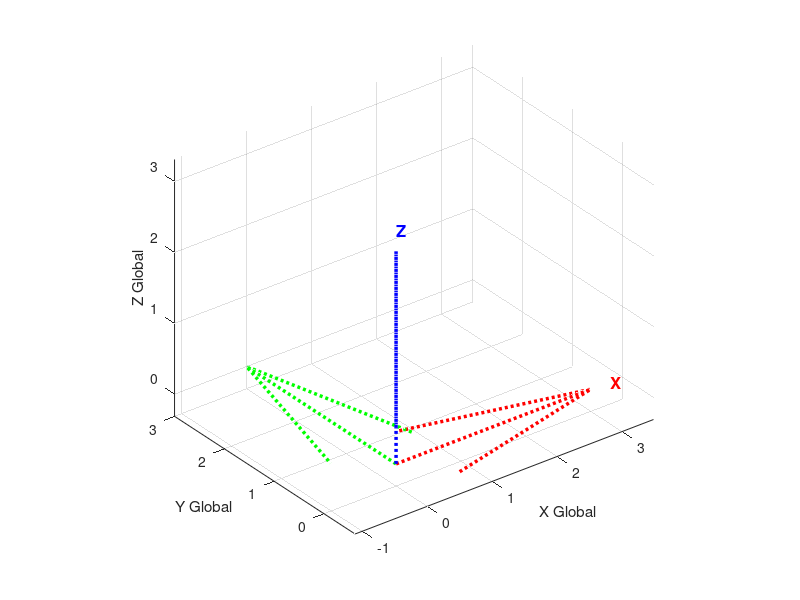

This figure's MATLAB source:
function dibujarOrigen
T=eye(4);
    origen = T(1:3, 4);
x0 = origen(1);
y0 = origen(2);
z0 = origen(3);

% 3. Extraer los vectores de dirección de los nuevos ejes (Columnas de Rotación)
ejeX = T(1:3, 1);
ejeY = T(1:3, 2);
ejeZ = T(1:3, 3);

% Longitud visual de las flechas
L = 3; 

% 4. Graficar
figure;
hold on;

% Dibujar Nuevo Eje X (Rojo)
quiver3(x0, y0, z0, ejeX(1)*L, ejeX(2)*L, ejeX(3)*L, 0, 'LineWidth', 2.5,'LineStyle' ,':', 'Color', 'r', 'MaxHeadSize', 0.5);
text(x0 + ejeX(1)*(L+0.3), y0 + ejeX(2)*(L+0.3), z0 + ejeX(3)*(L+0.3), 'X', 'Color', 'r', 'FontSize', 12, 'FontWeight', 'bold');

% Dibujar Nuevo Eje Y (Verde)
quiver3(x0, y0, z0, ejeY(1)*L, ejeY(2)*L, ejeY(3)*L, 0, 'LineWidth', 2.5, 'Color', 'g','LineStyle' ,':', 'MaxHeadSize', 0.5);
text(x0 + ejeY(1)*(L+0.3), y0 + ejeY(2)*(L+0.3), z0 + ejeY(3)*(L+0.3), 'Y', 'Color', 'g', 'FontSize', 12, 'FontWeight', 'bold');

% Dibujar Nuevo Eje Z (Azul)
quiver3(x0, y0, z0, ejeZ(1)*L, ejeZ(2)*L, ejeZ(3)*L, 0, 'LineWidth', 2.5, 'Color', 'b','LineStyle' ,':', 'MaxHeadSize', 0.5);
text(x0 + ejeZ(1)*(L+0.3), y0 + ejeZ(2)*(L+0.3), z0 + ejeZ(3)*(L+0.3), 'Z', 'Color', 'b', 'FontSize', 12, 'FontWeight', 'bold');


% Configuración del espacio de trabajo
grid on;
axis equal;
xlabel('X Global'); ylabel('Y Global'); zlabel('Z Global');
view(3);
hold off;
